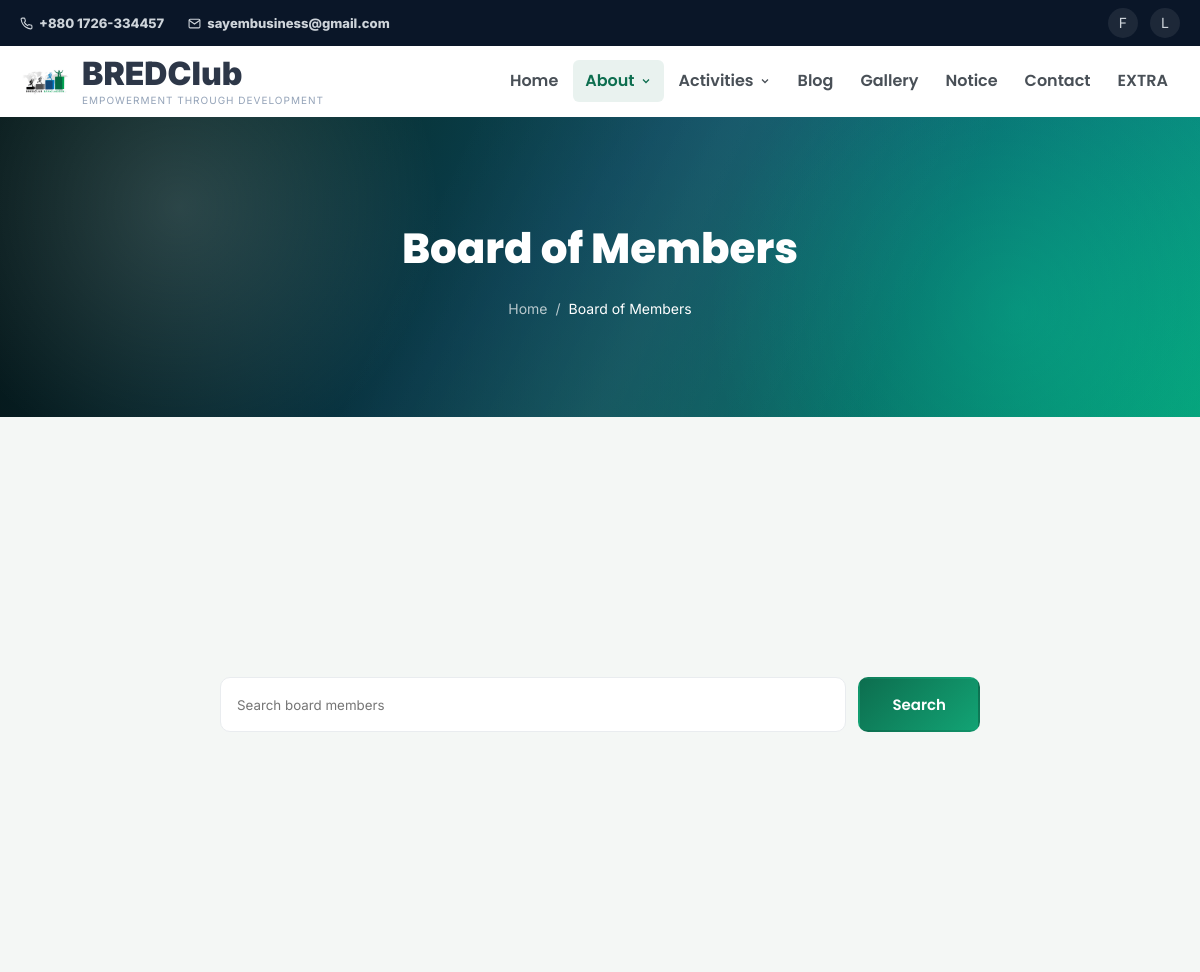
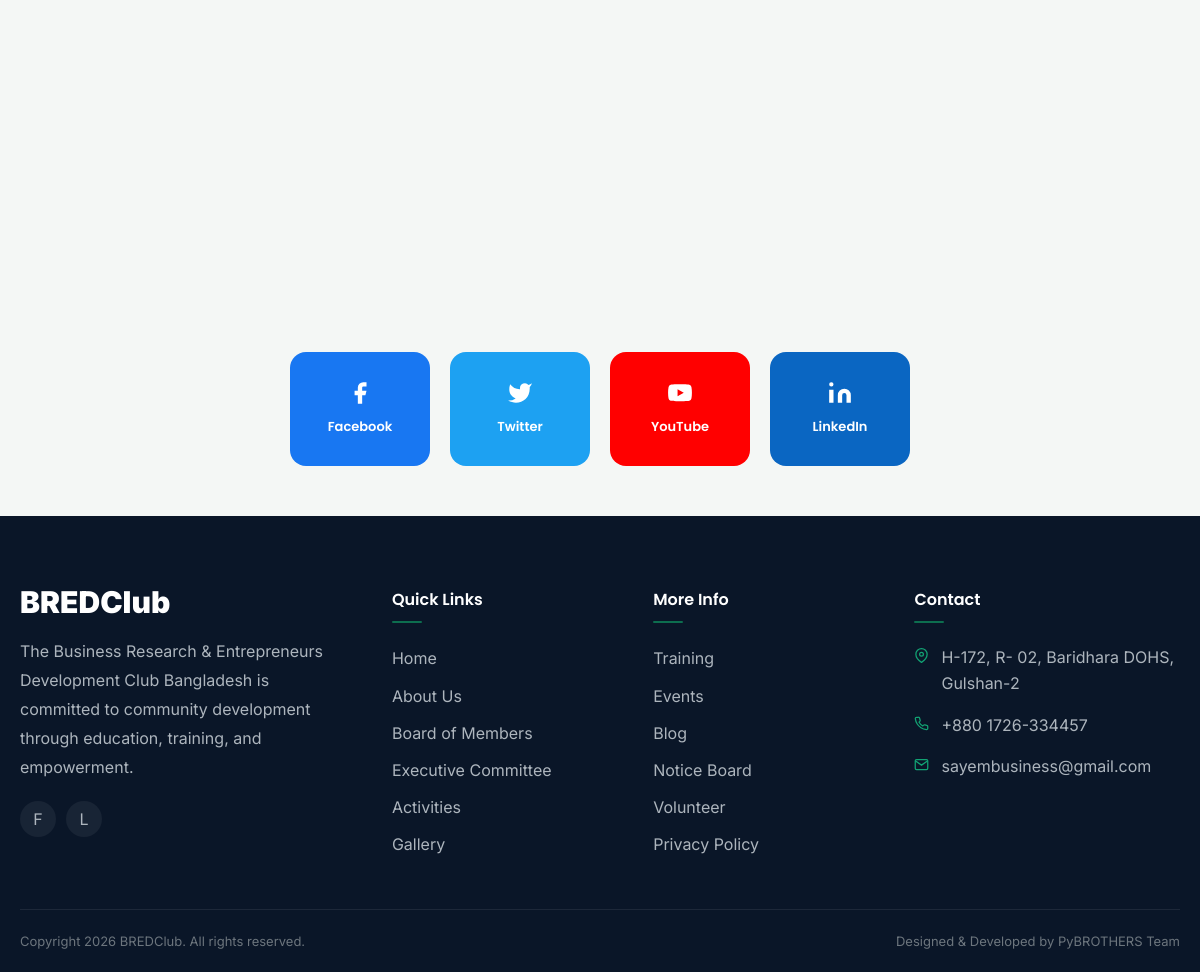
The page /board-members/ on the database its author committed (2 pictures, top to bottom).
### basic_app/models.py (models this page shows, shortened)
class BaseContentModel(models.Model):
    status = models.CharField(
        max_length=20,
        choices=PublishStatus.choices,
        default=PublishStatus.PUBLISHED,
    )
    ordering = models.PositiveIntegerField(default=0, db_index=True)
    created_at = models.DateTimeField(auto_now_add=True)
    updated_at = models.DateTimeField(auto_now=True)
    class Meta:
        abstract = True
        ordering = ("ordering", "-created_at")

class SEOMixin(models.Model):
    meta_title = models.CharField(max_length=160, blank=True)
    meta_description = models.CharField(max_length=255, blank=True)
    keywords = models.CharField(max_length=255, blank=True)
    og_image = models.ImageField(
        upload_to="seo/",
        blank=True,
        null=True,
        validators=[FileExtensionValidator(allowed_extensions=IMAGE_EXTENSIONS)],
    )
    class Meta:
        abstract = True

class SiteSettings(BaseContentModel, SEOMixin):
    site_name = models.CharField(max_length=120, default="BREDClub")
    tagline = models.CharField(
        max_length=180,
        default="Empowerment Through Development",
    )
    logo = models.ImageField(
        upload_to="site/",
        blank=True,
        null=True,
        validators=[FileExtensionValidator(allowed_extensions=IMAGE_EXTENSIONS)],
    )
    favicon = models.ImageField(
        upload_to="site/",
        blank=True,
        null=True,
        validators=[FileExtensionValidator(allowed_extensions=IMAGE_EXTENSIONS)],
    )
    footer_about = models.TextField(blank=True)
    address = models.TextField(blank=True)
    phone_primary = models.CharField(max_length=30, blank=True)
    phone_secondary = models.CharField(max_length=30, blank=True)
    email_primary = models.EmailField(blank=True)
    email_secondary = models.EmailField(blank=True)
    office_hours = models.CharField(max_length=180, blank=True)
    google_map_embed = models.TextField(blank=True)
    copyright_text = models.CharField(max_length=180, blank=True)
    developed_by = models.CharField(max_length=120, blank=True)
    class Meta(BaseContentModel.Meta):
        verbose_name = "Site Setting"
        verbose_name_plural = "Site Settings"
    @classmethod
    def load(cls):
        return cls.objects.filter(status=PublishStatus.PUBLISHED).order_by("ordering", "-updated_at").first()

class SocialLink(BaseContentModel):
    platform = models.CharField(max_length=80)
    url = models.URLField()
    icon_name = models.CharField(max_length=80, blank=True)
    class Meta(BaseContentModel.Meta):
        verbose_name = "Social Link"
        verbose_name_plural = "Social Links"

### basic_app/views.py (the view)
# urls.py: path('board-members/', views.board_members, name='board_members'),
def board_members(request):
    query = request.GET.get("q", "").strip()
    queryset = apply_search(
        published(BoardMember),
        query,
        ["name", "designation", "biography"],
    )
    context = {
        **base_meta("Board of Members - BREDClub"),
        "members": queryset,
        "query": query,
    }
    return render(request, "home/board_members.html", context)

### basic_app/context_processors.py (called while the page is built)
def global_site_context(request):
    site_settings = SiteSettings.load() or SiteSettings()
    organization_info = OrganizationInformation.load() or OrganizationInformation()
    social_links = SocialLink.objects.filter(status=PublishStatus.PUBLISHED).order_by("ordering", "platform")
    return {
        "site_settings": site_settings,
        "organization_info": organization_info,
        "social_links": social_links,
        "canonical_url": request.build_absolute_uri(request.path),
    }

### basic_app/models.py (called while the page is built)
    @classmethod
    def load(cls):
        return cls.objects.filter(status=PublishStatus.PUBLISHED).order_by("ordering", "-updated_at").first()

### basic_app/views.py (called while the page is built)
def published(model):
    return model.objects.filter(status=PublishStatus.PUBLISHED)

def apply_search(queryset, query, fields):
    if not query:
        return queryset
    search_query = Q()
    for field_name in fields:
        search_query |= Q(**{f"{field_name}__icontains": query})
    return queryset.filter(search_query)

def base_meta(title, description=DEFAULT_META_DESCRIPTION, keywords=""):
    return {
        "meta_title": title,
        "meta_description": description,
        "meta_keywords": keywords,
    }

### basic_app/templates/home/board_members.html (shortened to what this page needs)
{% extends 'base.html' %}
{% block content %}
<section class="page-banner">
    <div class="page-banner-overlay"></div>
    <div class="page-banner-content">
        <h1 class="page-banner-title">Board of Members</h1>
        <nav class="breadcrumb"><a href="{% url 'home:index' %}">Home</a><span>/</span><span>Board of Members</span></nav>
    </div>
</section>
<section class="section">
    <div class="container">
        <form class="site-search" method="get">
            <input type="search" name="q" value="{{ query }}" placeholder="Search board members">
            <button class="btn btn-primary" type="submit">Search</button>
        </form>
        <div class="team-grid">
        </div>
    </div>
</section>
{% endblock %}

### basic_app/templates/includes/topbar.html (shortened to what this page needs)
<div class="topbar" id="topbar">
    <div class="container">
        <div class="topbar-inner">
            <div class="topbar-left">
                <a href="tel:{{ site_settings.phone_primary|default:'+8801700000000' }}" class="topbar-link">
                    <span class="topbar-contact">{{ site_settings.phone_primary|default:'+880 1700-000000' }}</span>
                </a>
                <a href="mailto:{{ site_settings.email_primary|default:'info@bredclub.org' }}" class="topbar-link">
                    <svg width="13" height="13" viewBox="0 0 24 24" fill="none" stroke="currentColor" stroke-width="2"><path d="M4 4h16c1.1 0 2 .9 2 2v12c0 1.1-.9 2-2 2H4c-1.1 0-2-.9-2-2V6c0-1.1.9-2 2-2z"/><polyline points="22,6 12,13 2,6"/></svg>
                    <span class="topbar-contact">{{ site_settings.email_primary|default:'info@bredclub.org' }}</span>
                </a>
            </div>
            <div class="topbar-right">
                {% for link in social_links %}
                    <a href="{{ link.url }}" class="topbar-social" aria-label="{{ link.platform }}" target="_blank" rel="noopener">{{ link.platform|slice:":1" }}</a>
                {% endfor %}
            </div>
        </div>
    </div>
</div>

### basic_app/templates/includes/navbar.html (shortened to what this page needs)
{% load static %}
<header class="navbar" id="navbar">
  <div class="container">
    <div class="navbar-inner">
      <a href="{% url 'home:index' %}" class="navbar-logo">
        <span class="brand-mark">
          <img src="{% if site_settings.logo %}{{ site_settings.logo.url }}{% else %}{% static 'icons/logo.jpg' %}{% endif %}" alt="Logo" width="50" />
        </span>
        <span class="logo-content">
          <span class="logo-text">
            {{ site_settings.site_name|default:'BRED' }}{% if not site_settings %}<span class="logo-accent">Club</span>{% endif %}
          </span>
          <span class="logo-tagline"> {{ site_settings.tagline|default:'Empowerment Through Development' }} </span>
        </span>
      </a>
      <nav class="nav-menu" id="navMenu">
        <ul class="nav-list">
          <li>
            <a
              href="{% url 'home:index' %}"
              class="nav-link {% if request.resolver_match.url_name == 'index' %}active{% endif %}"
              >Home</a
            >
          </li>
          <li class="nav-dropdown">
            <a
              href="{% url 'home:about' %}"
              class="nav-link {% if request.resolver_match.url_name == 'about' or request.resolver_match.url_name == 'board_members' or request.resolver_match.url_name == 'executive_committee' %}active{% endif %}"
              >About
              <svg
                width="12"
                height="12"
                viewBox="0 0 24 24"
                fill="none"
                stroke="currentColor"
                stroke-width="2.5"
              >
                <polyline points="6 9 12 15 18 9" /></svg
            ></a>
          </li>
          <li class="nav-dropdown">
            <a
              href="{% url 'home:activities' %}"
              class="nav-link "
              >Activities
              <svg
                width="12"
                height="12"
                viewBox="0 0 24 24"
                fill="none"
                stroke="currentColor"
                stroke-width="2.5"
              >
                <polyline points="6 9 12 15 18 9" /></svg
            ></a>
          </li>
          <li>
            <a
              href="{% url 'home:blog' %}"
              class="nav-link {% if request.resolver_match.url_name == 'blog' %}active{% endif %}"
              >Blog</a
            >
          </li>
          <li>
            <a
              href="{% url 'home:gallery' %}"
              class="nav-link {% if request.resolver_match.url_name == 'gallery' %}active{% endif %}"
              >Gallery</a
            >
          </li>
          <li>
            <a
              href="{% url 'home:notice' %}"
              class="nav-link {% if request.resolver_match.url_name == 'notice' %}active{% endif %}"
              >Notice</a
            >
          </li>
          <li>
            <a
              href="{% url 'home:contact' %}"
              class="nav-link {% if request.resolver_match.url_name == 'contact' %}active{% endif %}"
              >Contact</a
            >
          </li>
          <li>
            <a
              href="{% url 'home:ext' %}"
              class="nav-link {% if request.resolver_match.url_name == 'ext' %}active{% endif %}"
              >EXTRA</a
            >
          </li>
        </ul>
      </nav>
    </div>
  </div>
</header>

### basic_app/templates/includes/footer.html (shortened to what this page needs)
<footer class="footer" id="footerContact">
    <div class="container">
        <div class="footer-grid">
            <div class="footer-col">
                <a href="{% url 'home:index' %}" class="footer-logo"><span class="logo-text">{{ site_settings.site_name|default:'BREDClub' }}</span></a>
                <p class="footer-about">{{ site_settings.footer_about|default:'The Business Research & Entrepreneurs Development Club Bangladesh - committed to community development through education, training, and empowerment.' }}</p>
                <div class="footer-social">
                    {% for link in social_links %}
                        <a href="{{ link.url }}" aria-label="{{ link.platform }}" target="_blank" rel="noopener">{{ link.platform|slice:":1" }}</a>
                    {% endfor %}
                </div>
            </div>
            <div class="footer-col">
                <h3 class="footer-heading">Quick Links</h3>
                <ul class="footer-links">
                    <li><a href="{% url 'home:index' %}">Home</a></li>
                    <li><a href="{% url 'home:about' %}">About Us</a></li>
                    <li><a href="{% url 'home:board_members' %}">Board of Members</a></li>
                    <li><a href="{% url 'home:executive_committee' %}">Executive Committee</a></li>
                    <li><a href="{% url 'home:activities' %}">Activities</a></li>
                    <li><a href="{% url 'home:gallery' %}">Gallery</a></li>
                </ul>
            </div>
            <div class="footer-col">
                <h3 class="footer-heading">More Info</h3>
                <ul class="footer-links">
                    <li><a href="{% url 'home:training' %}">Training</a></li>
                    <li><a href="{% url 'home:events' %}">Events</a></li>
                    <li><a href="{% url 'home:blog' %}">Blog</a></li>
                    <li><a href="{% url 'home:notice' %}">Notice Board</a></li>
                    <li><a href="{% url 'home:volunteer' %}">Volunteer</a></li>
                    <li><a href="#">Privacy Policy</a></li>
                </ul>
            </div>
            <div class="footer-col">
                <h3 class="footer-heading">Contact</h3>
                <ul class="footer-contact">
                    <li><svg width="15" height="15" viewBox="0 0 24 24" fill="none" stroke="currentColor" stroke-width="2"><path d="M21 10c0 7-9 13-9 13s-9-6-9-13a9 9 0 0118 0z"/><circle cx="12" cy="10" r="3"/></svg><span>{{ site_settings.address|default:'Dhanmondi, Dhaka-1205, Bangladesh'|linebreaksbr }}</span></li>
                    <li><span>{{ site_settings.phone_primary|default:'+880 1700-000000' }}</span></li>
                    <li><svg width="15" height="15" viewBox="0 0 24 24" fill="none" stroke="currentColor" stroke-width="2"><path d="M4 4h16c1.1 0 2 .9 2 2v12c0 1.1-.9 2-2 2H4c-1.1 0-2-.9-2-2V6c0-1.1.9-2 2-2z"/><polyline points="22,6 12,13 2,6"/></svg><span>{{ site_settings.email_primary|default:'info@bredclub.org' }}</span></li>
                </ul>
            </div>
        </div>
        <div class="footer-bottom">
            <p>{{ site_settings.copyright_text|default:'Copyright 2026 BREDClub. All rights reserved.' }}</p>
            <p>{{ site_settings.developed_by|default:'Designed & Developed by PyBROTHERS Team' }}</p>
        </div>
    </div>
</footer>

### rows shown on the page
SiteSettings: phone_primary "+880 1726-334457", email_primary "sayembusiness@gmail.com", site_name "BREDClub", tagline "EMPOWERMENT THROUGH DEVELOPMENT", footer_about "The Business Research & Entrepreneurs Development Club Bangladesh is committed to community development through education, training, and empowerment.", address "H-172, R- 02, Baridhara DOHS, Gulshan-2", copyright_text "Copyright 2026 BREDClub. All rights reserved.", developed_by "Designed & Developed by PyBROTHERS Team"
SocialLink: platform "F"
SocialLink: platform "L"
